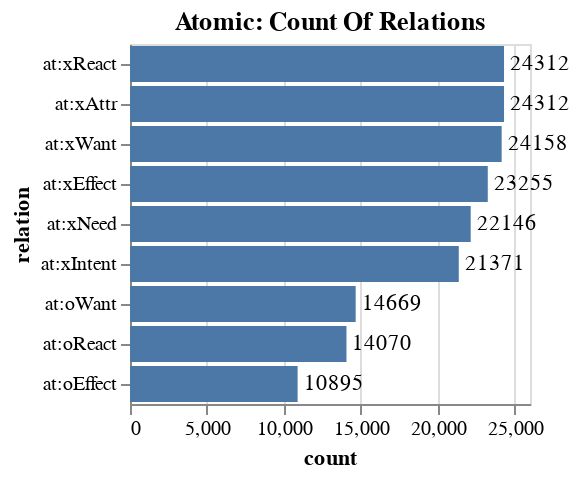

Notebook source saved alongside this figure:
### Code cell
bar_chart(datasets[2], 'count', 'relation', title="Atomic: Count Of Relations", width=200)

### Figure 1 — Vega-Lite specification as saved in the notebook (floating-point values rounded to 4 significant figures)
{"config": {"view": {"continuousWidth": 400, "continuousHeight": 300}}, "layer": [{"mark": "bar", "encoding": {"x": {"type": "quantitative", "field": "count"}, "y": {"type": "nominal", "field": "relation", "sort": "-x"}}, "title": "Atomic: Count Of Relations", "width": 200}, {"mark": {"type": "text", "align": "left", "baseline": "middle", "dx": 3}, "encoding": {"text": {"type": "quantitative", "field": "count"}, "x": {"type": "quantitative", "field": "count"}, "y": {"type": "nominal", "field": "relation", "sort": "-x"}}, "title": "Atomic: Count Of Relations", "width": 200}], "data": {"name": "data-a65bab0bb98d9d35058867e51ea5200c"}, "$schema": "https://vega.github.io/schema/vega-lite/v4.8.1.json", "datasets": {"data-a65bab0bb98d9d35058867e51ea5200c": [{"relation": "at:xReact", "count": 24312}, {"relation": "at:xAttr", "count": 24312}, {"relation": "at:xWant", "count": 24158}, {"relation": "at:xEffect", "count": 23255}, {"relation": "at:xNeed", "count": 22146}, {"relation": "at:xIntent", "count": 21371}, {"relation": "at:oWant", "count": 14669}, {"relation": "at:oReact", "count": 14070}, {"relation": "at:oEffect", "count": 10895}]}}
